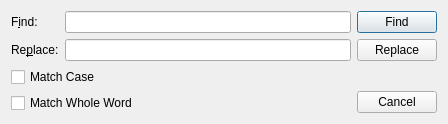
<?xml version="1.0" encoding="UTF-8"?>
<ui version="4.0">
 <class>Dialog</class>
 <widget class="QDialog" name="Dialog">
  <property name="geometry">
   <rect>
    <x>0</x>
    <y>0</y>
    <width>448</width>
    <height>124</height>
   </rect>
  </property>
  <property name="windowTitle">
   <string>Find and Replace</string>
  </property>
  <layout class="QHBoxLayout" name="horizontalLayout">
   <item>
    <layout class="QGridLayout" name="gridLayout">
     <item row="0" column="0">
      <widget class="QLabel" name="label">
       <property name="text">
        <string>F&amp;ind:</string>
       </property>
       <property name="buddy">
        <cstring>lineEdit</cstring>
       </property>
      </widget>
     </item>
     <item row="0" column="1">
      <widget class="QLineEdit" name="lineEdit"/>
     </item>
     <item row="1" column="0">
      <widget class="QLabel" name="label_2">
       <property name="text">
        <string>Re&amp;place:</string>
       </property>
       <property name="buddy">
        <cstring>lineEdit_2</cstring>
       </property>
      </widget>
     </item>
     <item row="1" column="1">
      <widget class="QLineEdit" name="lineEdit_2"/>
     </item>
     <item row="2" column="0" colspan="2">
      <widget class="QCheckBox" name="checkBox">
       <property name="text">
        <string>Match Case</string>
       </property>
      </widget>
     </item>
     <item row="3" column="0" colspan="2">
      <widget class="QCheckBox" name="checkBox_2">
       <property name="text">
        <string>Match Whole Word</string>
       </property>
      </widget>
     </item>
    </layout>
   </item>
   <item>
    <layout class="QGridLayout" name="gridLayout_2">
     <item row="0" column="0">
      <widget class="QPushButton" name="pushButton">
       <property name="text">
        <string>Find</string>
       </property>
      </widget>
     </item>
     <item row="1" column="0">
      <widget class="QPushButton" name="pushButton_2">
       <property name="text">
        <string>Replace</string>
       </property>
      </widget>
     </item>
     <item row="2" column="0">
      <spacer name="verticalSpacer">
       <property name="orientation">
        <enum>Qt::Vertical</enum>
       </property>
       <property name="sizeHint" stdset="0">
        <size>
         <width>20</width>
         <height>40</height>
        </size>
       </property>
      </spacer>
     </item>
     <item row="3" column="0">
      <widget class="QPushButton" name="pushButton_3">
       <property name="text">
        <string>Cancel</string>
       </property>
      </widget>
     </item>
    </layout>
   </item>
  </layout>
 </widget>
 <tabstops>
  <tabstop>lineEdit</tabstop>
  <tabstop>lineEdit_2</tabstop>
  <tabstop>pushButton</tabstop>
  <tabstop>pushButton_2</tabstop>
  <tabstop>checkBox</tabstop>
  <tabstop>checkBox_2</tabstop>
  <tabstop>pushButton_3</tabstop>
 </tabstops>
 <resources/>
 <connections>
  <connection>
   <sender>pushButton_3</sender>
   <signal>clicked()</signal>
   <receiver>Dialog</receiver>
   <slot>reject()</slot>
   <hints>
    <hint type="sourcelabel">
     <x>405</x>
     <y>101</y>
    </hint>
    <hint type="destinationlabel">
     <x>413</x>
     <y>73</y>
    </hint>
   </hints>
  </connection>
 </connections>
</ui>
